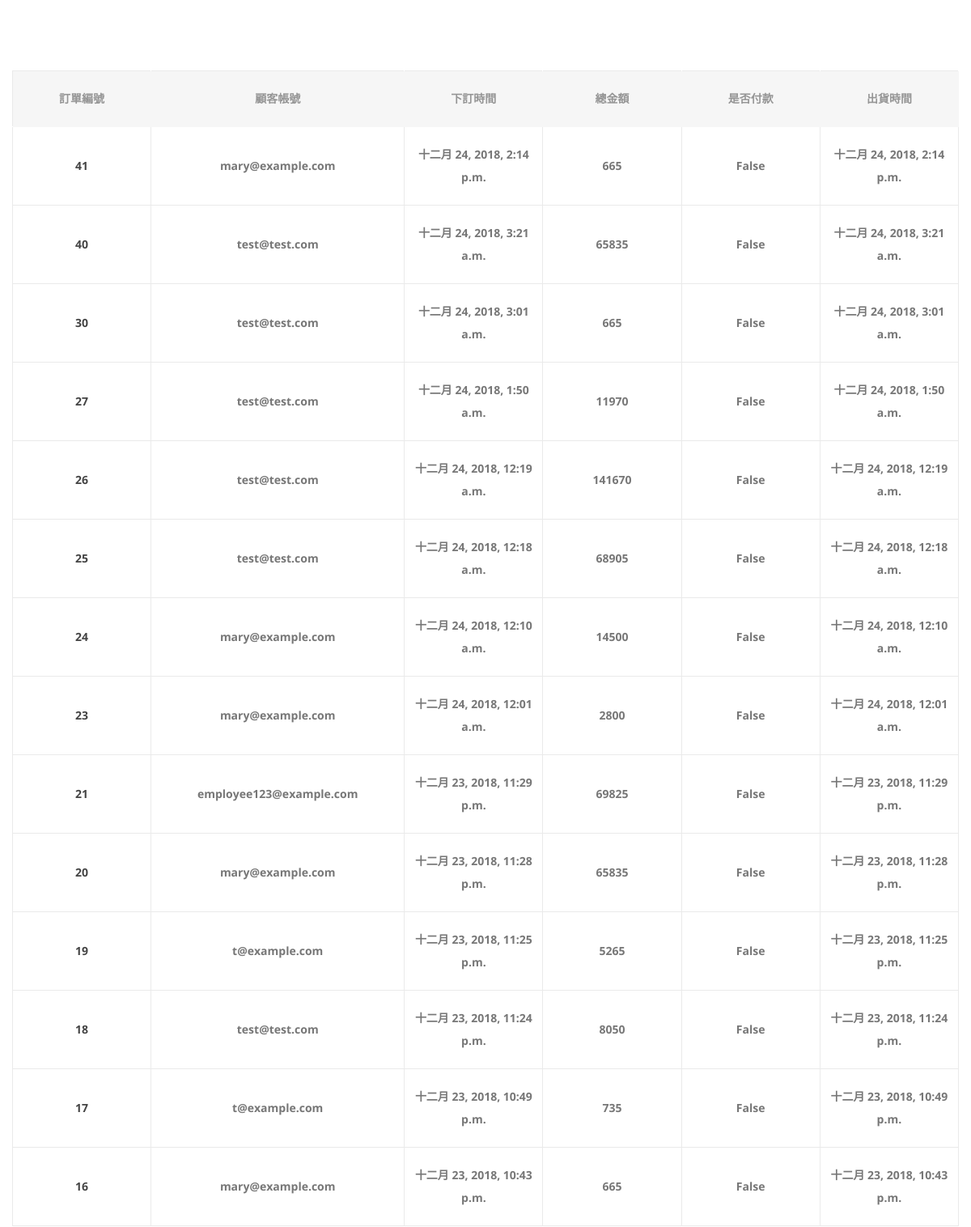
Page /checkorder/ (middle part) on the earlier database version.
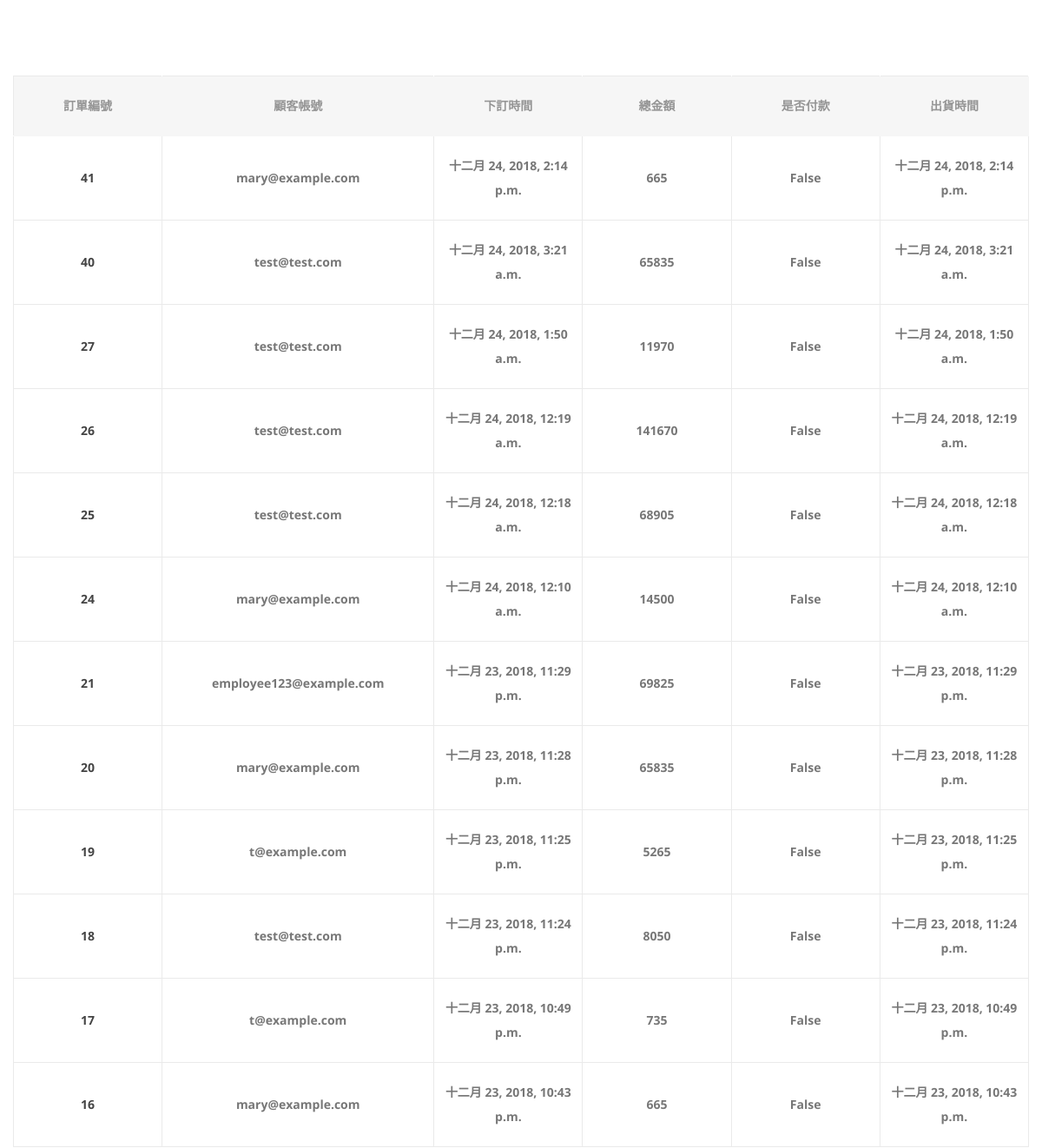
Same page on the later database version.
### SOS/models.py (models this page shows, shortened)
class Order(models.Model):
    order_no = models.AutoField(
        verbose_name='訂單編號', null=False, primary_key=True)
    member_id = models.ForeignKey(
        Member, verbose_name='會員編號', on_delete=models.CASCADE, null=False) # 哪一個 會員 產生的訂單
    ordered_date = models.DateTimeField(
        verbose_name='訂單產生時間', auto_now_add=True, null=False)
    updated = models.DateTimeField(auto_now=True)
    paid = models.BooleanField(default=False) # 若為 true 代表 尚未出貨
    shipped_date = models.DateTimeField(
        verbose_name='實際出貨時間', default=timezone.now)
    isFreeShipping = models.BooleanField(default=False, verbose_name='是否免運', editable=False)
    discountRate = models.DecimalField(
        max_digits=3, decimal_places=2, default=1, null=False, verbose_name='折扣',editable=False)
    class Meta:
        ordering = ['-ordered_date',]
    def get_total_cost(self):
        return sum(item.get_cost() for item in self.items.all())

class OrderItem(models.Model):
    order = models.ForeignKey(Order, related_name='items', on_delete=models.CASCADE)
    pizza = models.ForeignKey(Pizza, related_name='order_items', on_delete=models.CASCADE)
    price = models.DecimalField(max_digits=10, decimal_places=0)
    quantity = models.PositiveIntegerField(default=1)
    def get_cost(self):
        return self.price * self.quantity

### MCS/models.py (models this page shows, shortened)
class Member(models.Model):
    user_id = models.OneToOneField(
        CustomUser, verbose_name='會員的使用者編號', on_delete=models.CASCADE, null=False, related_name='Member')
    member_id = models.UUIDField(
        verbose_name='會員編號', null=False, primary_key=True,
        default=uuid.uuid4, editable=False)
    def __str__(self):
        return self.user_id.email

class CustomUser(AbstractUser):
    GENDER_FEMALE = 'F'
    GENDER_MALE = 'M'
    GENDER_IN_USER_CHOICES = ((GENDER_FEMALE, '女'), (GENDER_MALE, '男'),)
    id_TW = models.CharField(
        verbose_name='在台灣的身分證號碼', max_length=10, null=False, unique=True,
        validators=[RegexValidator(r'^[A-Z]{1}[1-2]{1}[0-9]{8}$')])
    phone_number = models.CharField(
        verbose_name='使用者電話號碼', max_length=15, null=False, default='',
        validators=[RegexValidator(r'^[0-9+()-]+$')])
    address = models.CharField(
        verbose_name='使用者住址', max_length=80, null=False, default='')
    age = models.PositiveIntegerField(
        verbose_name='使用者年齡', blank=True, default=0)
    gender = models.CharField(
        verbose_name='使用者性別', max_length=1, choices=GENDER_IN_USER_CHOICES, null=False, default=GENDER_MALE)
    discount = models.DecimalField(
        verbose_name='使用者折扣', max_digits=3, decimal_places=2, null=False, default=1.00,
        validators=[MinValueValidator(0, '0<=使用者折扣<=1'), MaxValueValidator(1, '0<=使用者折扣<=1')])
    username = None
    email = models.EmailField(_('email address'), primary_key=True)
    last_name = models.CharField(verbose_name='姓', max_length=4, null=False, default='')
    first_name = models.CharField(verbose_name='名', max_length=8, null=False, default='')
    USERNAME_FIELD = 'email'
    REQUIRED_FIELDS = []
    objects = CustomUserManager()

### FSMS/views.py (the view)
# urls.py: path('', check_order, name='check_order'),
def check_order(request):
    total_order = Order.objects.all()
    total_orderitem = OrderItem.objects.all()
    return render(request,'checkorder_detail.html',locals())

### SCS/context_processors.py (called while the page is built)
def cart(request):
    return {'cart': Cart(request)}

### templates/checkorder_detail.html (shortened to what this page needs)
{% extends 'base.html' %}
{% load static %}
{% load starsCount %}
{% block content %}
<div class="cart-main-area section-padding--lg bg--white">
    <div class="container">
        <div class="row">
            <div class="col-md-12 col-sm-12 ol-lg-12">
                <div class="table-content table-responsive">
                    <table class='cart'>
                        <thead>
                            <tr class="title-top">
                                <th class="product-subtotal">訂單編號</th>
                                <th class="product-subtotal">顧客帳號</th>
                                <th class="product-subtotal">下訂時間</th>
                                <th class="product-subtotal">總金額</th>
                                <th class="product-subtotal">是否付款</th>
                                <th class="product-subtotal">出貨時間</th>
                            </tr>
                        </thead>
                        <tbody>
                            {% for order in total_order %}
                            <tr>
                                <td class="product-subtotal"><a href="{% url 'order_detail' order.order_no %}">
                                        {{ order.order_no }}</a></td>
                                <td class="product-subtotal">{{ order.member_id }}</td>
                                <td class="product-subtotal">{{ order.ordered_date }}</td>
                                <td class="product-subtotal">{{ order.get_total_cost }}</td>
                                <td class="product-subtotal">{{ order.paid }}</td>
                                <td class="product-subtotal">{{ order.shipped_date }}</td>
                            </tr>
                            {% empty %}
                            <h2>目前沒有訂單！</h2>
                            {% endfor %}
                        </tbody>
                    </table>
                </div>
            </div>
        </div>
    </div>
</div>
{% endblock %}

Differences in the rows shown:
removed Order: order_no "30", member_id "test@test.com", ordered_date "十二月 24, 2018, 3:01 a.m.", get_total_cost "665", paid "False", shipped_date "十二月 24, 2018, 3:01 a.m."
removed Order: order_no "23", member_id "mary@example.com", ordered_date "十二月 24, 2018, 12:01 a.m.", get_total_cost "2800", paid "False", shipped_date "十二月 24, 2018, 12:01 a.m."
